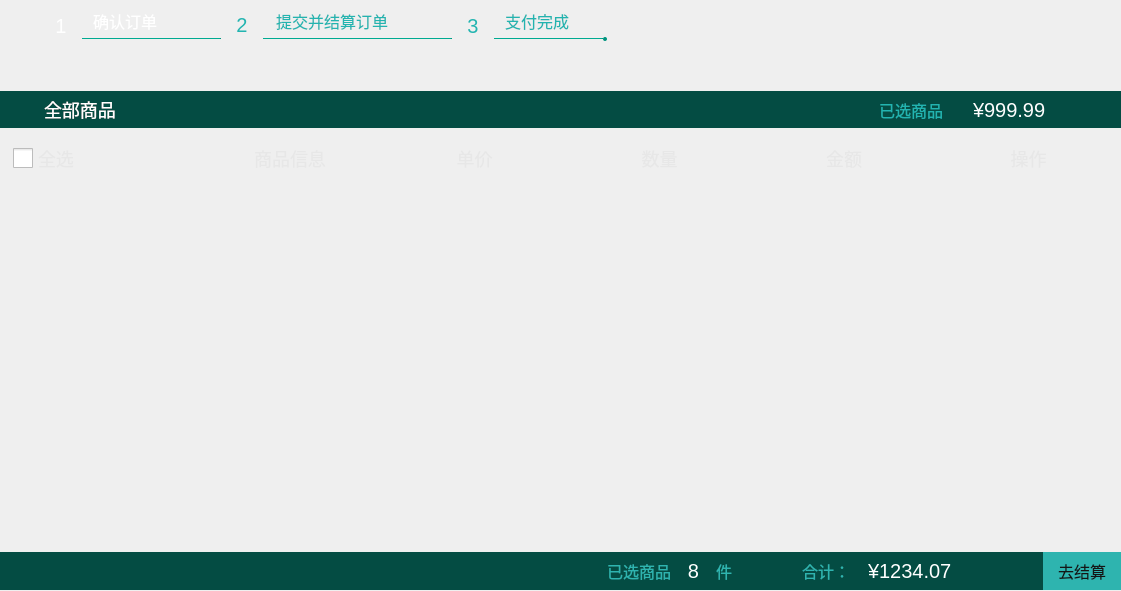
<?xml version="1.0" encoding="UTF-8"?>
<ui version="4.0">
 <class>pageOrderConfirmWgt</class>
 <widget class="QWidget" name="pageOrderConfirmWgt">
  <property name="geometry">
   <rect>
    <x>0</x>
    <y>0</y>
    <width>1121</width>
    <height>591</height>
   </rect>
  </property>
  <property name="windowTitle">
   <string>pageOrderConfirmWgt</string>
  </property>
  <layout class="QVBoxLayout" name="verticalLayout">
   <property name="spacing">
    <number>0</number>
   </property>
   <property name="leftMargin">
    <number>0</number>
   </property>
   <property name="topMargin">
    <number>0</number>
   </property>
   <property name="rightMargin">
    <number>0</number>
   </property>
   <property name="bottomMargin">
    <number>0</number>
   </property>
   <item>
    <widget class="QWidget" name="wgt_top" native="true">
     <property name="minimumSize">
      <size>
       <width>0</width>
       <height>91</height>
      </size>
     </property>
     <property name="maximumSize">
      <size>
       <width>16777215</width>
       <height>91</height>
      </size>
     </property>
     <property name="styleSheet">
      <string notr="true"/>
     </property>
     <widget class="QLabel" name="label">
      <property name="geometry">
       <rect>
        <x>40</x>
        <y>0</y>
        <width>42</width>
        <height>51</height>
       </rect>
      </property>
      <property name="minimumSize">
       <size>
        <width>42</width>
        <height>51</height>
       </size>
      </property>
      <property name="maximumSize">
       <size>
        <width>42</width>
        <height>51</height>
       </size>
      </property>
      <property name="styleSheet">
       <string notr="true">border-image: url(:/masterDesktop/Resources/title_bg.png);
font-family:&quot;Simplified Arabic&quot;;
font-size:20px;
font-weight:400;
color:#FFFFFF;
</string>
      </property>
      <property name="text">
       <string>1</string>
      </property>
      <property name="alignment">
       <set>Qt::AlignCenter</set>
      </property>
     </widget>
     <widget class="Line" name="line">
      <property name="geometry">
       <rect>
        <x>82</x>
        <y>38</y>
        <width>139</width>
        <height>1</height>
       </rect>
      </property>
      <property name="minimumSize">
       <size>
        <width>139</width>
        <height>1</height>
       </size>
      </property>
      <property name="maximumSize">
       <size>
        <width>139</width>
        <height>1</height>
       </size>
      </property>
      <property name="styleSheet">
       <string notr="true">background-color: #00947E;</string>
      </property>
      <property name="orientation">
       <enum>Qt::Horizontal</enum>
      </property>
     </widget>
     <widget class="QLabel" name="label_2">
      <property name="geometry">
       <rect>
        <x>221</x>
        <y>-1</y>
        <width>42</width>
        <height>51</height>
       </rect>
      </property>
      <property name="minimumSize">
       <size>
        <width>42</width>
        <height>51</height>
       </size>
      </property>
      <property name="maximumSize">
       <size>
        <width>42</width>
        <height>51</height>
       </size>
      </property>
      <property name="styleSheet">
       <string notr="true">border-image: url(:/masterDesktop/Resources/title_bg.png);
font-family:&quot;Simplified Arabic&quot;;
font-size:20px;
font-weight:400;
color:#22B4B0;
</string>
      </property>
      <property name="text">
       <string>2</string>
      </property>
      <property name="alignment">
       <set>Qt::AlignCenter</set>
      </property>
     </widget>
     <widget class="Line" name="line_2">
      <property name="geometry">
       <rect>
        <x>263</x>
        <y>38</y>
        <width>189</width>
        <height>1</height>
       </rect>
      </property>
      <property name="minimumSize">
       <size>
        <width>189</width>
        <height>1</height>
       </size>
      </property>
      <property name="maximumSize">
       <size>
        <width>189</width>
        <height>1</height>
       </size>
      </property>
      <property name="styleSheet">
       <string notr="true">background-color: #00947E;</string>
      </property>
      <property name="orientation">
       <enum>Qt::Horizontal</enum>
      </property>
     </widget>
     <widget class="QLabel" name="label_3">
      <property name="geometry">
       <rect>
        <x>452</x>
        <y>0</y>
        <width>42</width>
        <height>51</height>
       </rect>
      </property>
      <property name="minimumSize">
       <size>
        <width>42</width>
        <height>51</height>
       </size>
      </property>
      <property name="maximumSize">
       <size>
        <width>42</width>
        <height>51</height>
       </size>
      </property>
      <property name="styleSheet">
       <string notr="true">border-image: url(:/masterDesktop/Resources/title_bg.png);
font-family:&quot;Simplified Arabic&quot;;
font-size:20px;
font-weight:400;
color:#22B4B0;
</string>
      </property>
      <property name="text">
       <string>3</string>
      </property>
      <property name="alignment">
       <set>Qt::AlignCenter</set>
      </property>
     </widget>
     <widget class="Line" name="line_3">
      <property name="geometry">
       <rect>
        <x>494</x>
        <y>38</y>
        <width>109</width>
        <height>1</height>
       </rect>
      </property>
      <property name="minimumSize">
       <size>
        <width>109</width>
        <height>1</height>
       </size>
      </property>
      <property name="maximumSize">
       <size>
        <width>109</width>
        <height>1</height>
       </size>
      </property>
      <property name="styleSheet">
       <string notr="true">background-color: #00947E;</string>
      </property>
      <property name="orientation">
       <enum>Qt::Horizontal</enum>
      </property>
     </widget>
     <widget class="QLabel" name="label_4">
      <property name="geometry">
       <rect>
        <x>603</x>
        <y>37</y>
        <width>4</width>
        <height>4</height>
       </rect>
      </property>
      <property name="minimumSize">
       <size>
        <width>4</width>
        <height>4</height>
       </size>
      </property>
      <property name="maximumSize">
       <size>
        <width>4</width>
        <height>4</height>
       </size>
      </property>
      <property name="styleSheet">
       <string notr="true">background:#00947E;
border-radius:2px;</string>
      </property>
      <property name="text">
       <string/>
      </property>
     </widget>
     <widget class="QLabel" name="label_5">
      <property name="geometry">
       <rect>
        <x>93</x>
        <y>11</y>
        <width>121</width>
        <height>20</height>
       </rect>
      </property>
      <property name="styleSheet">
       <string notr="true">font-family:&quot;微软雅黑&quot;;
font-size:16px;
color:#FFFFFF;</string>
      </property>
      <property name="text">
       <string>确认订单</string>
      </property>
     </widget>
     <widget class="QLabel" name="label_6">
      <property name="geometry">
       <rect>
        <x>276</x>
        <y>11</y>
        <width>171</width>
        <height>20</height>
       </rect>
      </property>
      <property name="styleSheet">
       <string notr="true">font-family:&quot;微软雅黑&quot;;
font-size:16px;
color:#22B4B0;</string>
      </property>
      <property name="text">
       <string>提交并结算订单</string>
      </property>
     </widget>
     <widget class="QLabel" name="label_7">
      <property name="geometry">
       <rect>
        <x>505</x>
        <y>11</y>
        <width>101</width>
        <height>20</height>
       </rect>
      </property>
      <property name="styleSheet">
       <string notr="true">font-family:&quot;微软雅黑&quot;;
font-size:16px;
color:#22B4B0;</string>
      </property>
      <property name="text">
       <string>支付完成</string>
      </property>
     </widget>
    </widget>
   </item>
   <item>
    <widget class="QWidget" name="wgt_middle" native="true">
     <property name="styleSheet">
      <string notr="true">#listWidget{
border:none;
background:transparent;
outline:1px;
}</string>
     </property>
     <layout class="QVBoxLayout" name="verticalLayout_2">
      <property name="spacing">
       <number>0</number>
      </property>
      <property name="leftMargin">
       <number>0</number>
      </property>
      <property name="topMargin">
       <number>0</number>
      </property>
      <property name="rightMargin">
       <number>0</number>
      </property>
      <property name="bottomMargin">
       <number>0</number>
      </property>
      <item>
       <widget class="QWidget" name="wgt_title" native="true">
        <property name="minimumSize">
         <size>
          <width>0</width>
          <height>37</height>
         </size>
        </property>
        <property name="maximumSize">
         <size>
          <width>16777215</width>
          <height>37</height>
         </size>
        </property>
        <property name="styleSheet">
         <string notr="true">#wgt_title{
background:#044C43;
}</string>
        </property>
        <layout class="QHBoxLayout" name="horizontalLayout_2">
         <property name="spacing">
          <number>0</number>
         </property>
         <property name="leftMargin">
          <number>44</number>
         </property>
         <property name="topMargin">
          <number>0</number>
         </property>
         <property name="rightMargin">
          <number>0</number>
         </property>
         <property name="bottomMargin">
          <number>0</number>
         </property>
         <item>
          <widget class="QLabel" name="label_9">
           <property name="styleSheet">
            <string notr="true">font-family:&quot;微软雅黑&quot;;
font-size:18px;
color:#FFFFFF;</string>
           </property>
           <property name="text">
            <string>全部商品</string>
           </property>
          </widget>
         </item>
         <item>
          <widget class="QLabel" name="label_11">
           <property name="minimumSize">
            <size>
             <width>94</width>
             <height>0</height>
            </size>
           </property>
           <property name="maximumSize">
            <size>
             <width>94</width>
             <height>16777215</height>
            </size>
           </property>
           <property name="styleSheet">
            <string notr="true">font-family:&quot;微软雅黑&quot;;
font-size:16px;
color:#22B4B0;</string>
           </property>
           <property name="text">
            <string>已选商品</string>
           </property>
          </widget>
         </item>
         <item>
          <widget class="QLabel" name="lbl_total">
           <property name="minimumSize">
            <size>
             <width>148</width>
             <height>0</height>
            </size>
           </property>
           <property name="maximumSize">
            <size>
             <width>148</width>
             <height>16777215</height>
            </size>
           </property>
           <property name="styleSheet">
            <string notr="true">font-family:&quot;微软雅黑&quot;;
font-size:20px;
color:#FEFEFE;</string>
           </property>
           <property name="text">
            <string>¥999.99</string>
           </property>
          </widget>
         </item>
        </layout>
       </widget>
      </item>
      <item>
       <widget class="QWidget" name="wgt_item" native="true">
        <property name="minimumSize">
         <size>
          <width>0</width>
          <height>60</height>
         </size>
        </property>
        <property name="maximumSize">
         <size>
          <width>16777215</width>
          <height>60</height>
         </size>
        </property>
        <property name="styleSheet">
         <string notr="true">QLabel{
font-family:&quot;微软雅黑&quot;;
font-size:18px;
color:#E7E7E7;
}
QCheckBox{
font-family:&quot;微软雅黑&quot;;
font-size:18px;
color:#E7E7E7;
spacing:5px;
}
QCheckBox::indicator{
width:20px;
height:20px;
}
QCheckBox::indicator:checked{
border-image: url(:/masterDesktop/Resources/choice—selected.png);
}
QCheckBox::indicator:unchecked{
border-image: url(:/masterDesktop/Resources/choice.png);
}</string>
        </property>
        <layout class="QHBoxLayout" name="horizontalLayout_3">
         <property name="spacing">
          <number>0</number>
         </property>
         <property name="leftMargin">
          <number>13</number>
         </property>
         <property name="topMargin">
          <number>0</number>
         </property>
         <property name="rightMargin">
          <number>0</number>
         </property>
         <property name="bottomMargin">
          <number>0</number>
         </property>
         <item>
          <widget class="QCheckBox" name="checkBox">
           <property name="text">
            <string>全选</string>
           </property>
          </widget>
         </item>
         <item>
          <widget class="QLabel" name="label_13">
           <property name="text">
            <string>商品信息</string>
           </property>
           <property name="alignment">
            <set>Qt::AlignCenter</set>
           </property>
          </widget>
         </item>
         <item>
          <widget class="QLabel" name="label_14">
           <property name="text">
            <string>单价</string>
           </property>
           <property name="alignment">
            <set>Qt::AlignCenter</set>
           </property>
          </widget>
         </item>
         <item>
          <widget class="QLabel" name="label_15">
           <property name="text">
            <string>数量</string>
           </property>
           <property name="alignment">
            <set>Qt::AlignCenter</set>
           </property>
          </widget>
         </item>
         <item>
          <widget class="QLabel" name="label_16">
           <property name="text">
            <string>金额</string>
           </property>
           <property name="alignment">
            <set>Qt::AlignCenter</set>
           </property>
          </widget>
         </item>
         <item>
          <widget class="QLabel" name="label_17">
           <property name="text">
            <string>操作</string>
           </property>
           <property name="alignment">
            <set>Qt::AlignCenter</set>
           </property>
          </widget>
         </item>
        </layout>
       </widget>
      </item>
      <item>
       <widget class="QListWidget" name="listWidget">
        <property name="minimumSize">
         <size>
          <width>0</width>
          <height>345</height>
         </size>
        </property>
        <property name="maximumSize">
         <size>
          <width>16777215</width>
          <height>345</height>
         </size>
        </property>
        <property name="styleSheet">
         <string notr="true">QListView::item:selected, QListView::item:hover{
background:transparent;
}</string>
        </property>
        <property name="verticalScrollBarPolicy">
         <enum>Qt::ScrollBarAsNeeded</enum>
        </property>
        <property name="horizontalScrollBarPolicy">
         <enum>Qt::ScrollBarAlwaysOff</enum>
        </property>
       </widget>
      </item>
      <item>
       <spacer name="verticalSpacer_2">
        <property name="orientation">
         <enum>Qt::Vertical</enum>
        </property>
        <property name="sizeType">
         <enum>QSizePolicy::Fixed</enum>
        </property>
        <property name="sizeHint" stdset="0">
         <size>
          <width>20</width>
          <height>19</height>
         </size>
        </property>
       </spacer>
      </item>
     </layout>
    </widget>
   </item>
   <item>
    <widget class="QWidget" name="wgt_bottom" native="true">
     <property name="minimumSize">
      <size>
       <width>0</width>
       <height>38</height>
      </size>
     </property>
     <property name="maximumSize">
      <size>
       <width>16777215</width>
       <height>38</height>
      </size>
     </property>
     <property name="styleSheet">
      <string notr="true">#wgt_bottom{
background:#044C43;
}</string>
     </property>
     <layout class="QHBoxLayout" name="horizontalLayout">
      <property name="spacing">
       <number>0</number>
      </property>
      <property name="leftMargin">
       <number>0</number>
      </property>
      <property name="topMargin">
       <number>0</number>
      </property>
      <property name="rightMargin">
       <number>0</number>
      </property>
      <property name="bottomMargin">
       <number>0</number>
      </property>
      <item>
       <spacer name="horizontalSpacer">
        <property name="orientation">
         <enum>Qt::Horizontal</enum>
        </property>
        <property name="sizeHint" stdset="0">
         <size>
          <width>604</width>
          <height>20</height>
         </size>
        </property>
       </spacer>
      </item>
      <item>
       <widget class="QLabel" name="label_10">
        <property name="styleSheet">
         <string notr="true">font-family:&quot;微软雅黑&quot;;
font-size:16px;
color:#2EB4AF;</string>
        </property>
        <property name="text">
         <string>已选商品</string>
        </property>
       </widget>
      </item>
      <item>
       <widget class="QLabel" name="lbl_num">
        <property name="minimumSize">
         <size>
          <width>45</width>
          <height>0</height>
         </size>
        </property>
        <property name="styleSheet">
         <string notr="true">font-family:&quot;微软雅黑&quot;;
font-size:20px;
color:#FFFFFF;</string>
        </property>
        <property name="text">
         <string>8</string>
        </property>
        <property name="alignment">
         <set>Qt::AlignCenter</set>
        </property>
       </widget>
      </item>
      <item>
       <widget class="QLabel" name="label_12">
        <property name="minimumSize">
         <size>
          <width>86</width>
          <height>0</height>
         </size>
        </property>
        <property name="maximumSize">
         <size>
          <width>86</width>
          <height>16777215</height>
         </size>
        </property>
        <property name="styleSheet">
         <string notr="true">font-family:&quot;微软雅黑&quot;;
font-size:16px;
color:#2EB4AF;</string>
        </property>
        <property name="text">
         <string>件</string>
        </property>
       </widget>
      </item>
      <item>
       <widget class="QLabel" name="label_8">
        <property name="minimumSize">
         <size>
          <width>66</width>
          <height>0</height>
         </size>
        </property>
        <property name="maximumSize">
         <size>
          <width>66</width>
          <height>16777215</height>
         </size>
        </property>
        <property name="styleSheet">
         <string notr="true">font-family:&quot;微软雅黑&quot;;
font-size:16px;
color:#2EB4AF;</string>
        </property>
        <property name="text">
         <string>合计：</string>
        </property>
       </widget>
      </item>
      <item>
       <widget class="QLabel" name="lbl_sum">
        <property name="minimumSize">
         <size>
          <width>175</width>
          <height>0</height>
         </size>
        </property>
        <property name="maximumSize">
         <size>
          <width>175</width>
          <height>16777215</height>
         </size>
        </property>
        <property name="styleSheet">
         <string notr="true">font-family:&quot;微软雅黑&quot;;
font-size:20px;
color:#FFFFFF;</string>
        </property>
        <property name="text">
         <string>¥1234.07</string>
        </property>
       </widget>
      </item>
      <item>
       <widget class="QPushButton" name="btn_calculate">
        <property name="minimumSize">
         <size>
          <width>78</width>
          <height>38</height>
         </size>
        </property>
        <property name="maximumSize">
         <size>
          <width>78</width>
          <height>38</height>
         </size>
        </property>
        <property name="styleSheet">
         <string notr="true">QPushButton{
font-family:&quot;微软雅黑&quot;;
font-size:16px;
color:#151515;
background:#2EB4AF;
border:none;
}
QPushButton:pressed{
margin:1px;
}</string>
        </property>
        <property name="text">
         <string>去结算</string>
        </property>
       </widget>
      </item>
     </layout>
    </widget>
   </item>
   <item>
    <spacer name="verticalSpacer">
     <property name="orientation">
      <enum>Qt::Vertical</enum>
     </property>
     <property name="sizeHint" stdset="0">
      <size>
       <width>20</width>
       <height>40</height>
      </size>
     </property>
    </spacer>
   </item>
  </layout>
 </widget>
 <layoutdefault spacing="6" margin="11"/>
 <resources>
  <include location="masterDesktop.qrc"/>
 </resources>
 <connections/>
</ui>
